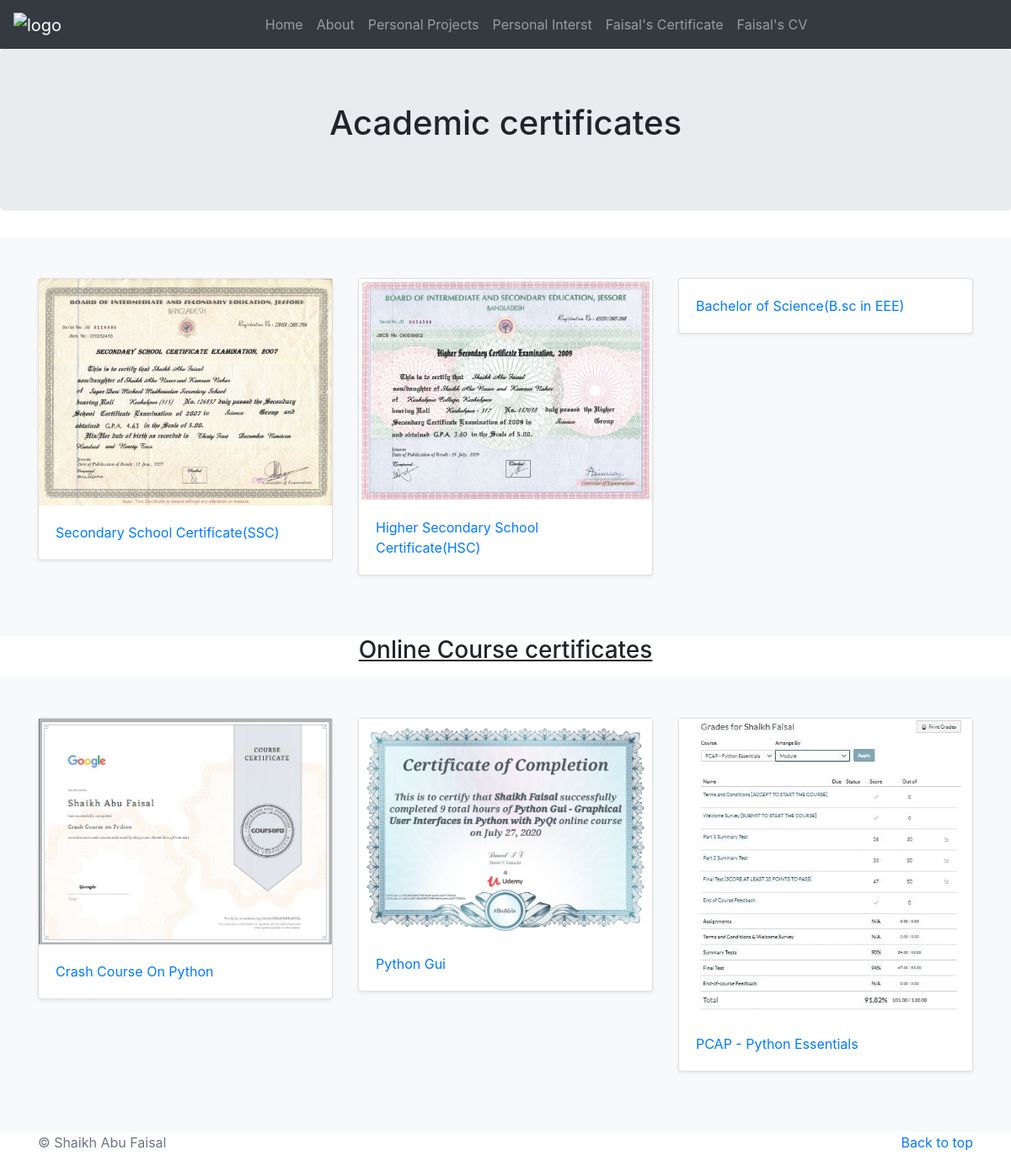
The app's page /certificate/ with its own data.
### my_protfolio/models.py (models this page shows, shortened)
class Sk_certificate(models.Model):
    Exam_Name=models.CharField(max_length=50)
    Roll_Number=models.IntegerField()
    Bord_Name=models.CharField(max_length=50)
    Result=models.FloatField()
    Certificate_Image = models.ImageField(upload_to='all_image/')
    def __str__(self):
        return self.Exam_Name

class Sk_online_course(models.Model):
    Course_Name=models.CharField(max_length=50)
    Institute_Name=models.CharField(max_length=50)
    Result=models.CharField(max_length=40,null="")
    Course_Image = models.ImageField(upload_to='all_image/')

### my_protfolio/views.py (the view)
# urls.py: path('certificate/', views.certificate_view, name='certificate'),
def certificate_view(request):
    certificates=Sk_certificate.objects.all()
    Online_Course=Sk_online_course.objects.all()
    print(certificates)
    context={
         'certificates': certificates,
         'Online_Course': Online_Course
    }
    return render(request,'Certificate.html',context)

### templates/Certificate.html (shortened to what this page needs)
{% extends 'base.html'%}
{% block contant%}
<main role="main">
    <section class="jumbotron text-center">
      <div class="container">
        <h1>Academic certificates</h1>
      </div>
    </section>
    <div class="album py-5 bg-light">
      <div class="container">
        <div class="row">
          {% for i in certificates %}
          <div class="col-md-4">
            <div class="card mb-4 shadow-sm">
             <img style="width: 100%; height=200%;" src="{{i.Certificate_Image.url}}" alt="">
              <div class="card-body">
                <a href="/cerdetails/{{i.pk}}">{{i.Exam_Name}}</a>
              </div>
            </div>
          </div>
          {% endfor %}
          </div>
      </div>
    </div>
  </main>
  <section class="text-center">
    <div class="container">
      <h3 style="text-decoration-line: underline;">Online Course certificates</h3>
    </div>
  </section>
  <div class="album py-5 bg-light">
    <div class="container">
      <div class="row">
        {% for i in Online_Course %}
        <div class="col-md-4">
          <div class="card mb-4 shadow-sm">
           <img style="width: 100%; height=200%;" src="{{i.Course_Image.url}}" alt="">
            <div class="card-body">
              <a href="/Coursedetails/{{i.pk}}">{{i.Course_Name}}</a>
            </div>
          </div>
        </div>
        {% endfor %}
        </div>
    </div>
  </div>
  <footer class="text-muted">
    <div class="container">
      <p class="float-right">
        <a href="#">Back to top</a>
      </p>
      <p> &copy; Shaikh Abu Faisal</p>
    </div>
  </footer>
{% endblock %}

### templates/base.html (shortened to what this page needs)
<!DOCTYPE html>
<html lang="en">
<head>
  <link rel="stylesheet" href="https://maxcdn.bootstrapcdn.com/bootstrap/4.5.0/css/bootstrap.min.css">
</head>
<body>
<nav class="navbar navbar-expand-sm  navbar-dark bg-dark ">
   <a class="navbar-brand" href="{% url 'Home'%}">
    <img src="https://lh3.googleusercontent.com/dCECeYvL8RX2kIZBb6ZfnuUip3H3-wRhB8qflL0m7UNBe3yxXkdD8mz4GBdxdgk4OFqRbsqLa5uGJDlVVL_tdRuFgJIPA1kj6Z5tlsT7qigRfkq7pa1wMrpvSd4O23NIbyU70e0fMZRgJibNcSWezplpASwXT1VrUdAcaHV3JXEMXf1-HmOAWn6ZowS57PCBN7ciHhKX9YNX0EnN0ruuqvvatHp1lyfnERimqEdHgmOtKUrhM1d5PfHM4bFVu3XKS4XO-qbluU3_YblhupehvKjjGhfbkYvV-_F5bfC8nnMABq40X8rrltBhlTsBi9WMAx4fWkSSe12M9eZYas8kIQ2DDcLHO6_fJ_d6BC9gZoiHnQg_9kQSEFVVt6WUySl2fLeDLulodMBn5X46vxsDAxu5TPfkG0jL6PggXm7pXJvoaTygBfiUYk5EuQDy3ADxe2ALkCEkCc0imhVQzVpWxrLcEAE172P890zQEXWvB1-Qm_3ZZBqwzDa3W2XGS_eUOvtA4ny0W3tXj8jDn4FnE3PDHXFdOToFfiORRT_rpFKEIDUSAAyw6wQIPl1Arxv-EFIpp2ortjANqxB9oMLxeVP45hrqElzJfcY63ZMJGcsA-QopQSqR5bpnndwG6vcZjluC3mqvXgu9TDEprKhWv0Qh_-B2rmztyeK1AsSNGKcRqASod7SQZhrVirhP=w692-h576-no?authuser=0" alt="logo" style="height:50px; width:90px;"">
   </a>
  <ul class="navbar-nav mr-auto ml-auto">
    <li class="nav-item">
      <a class="nav-link" href="{% url 'Home'%}">Home</a>
    </li>
      <a class="nav-link" href="{% url 'About'%}">About</a>
    <li class="nav-item">
      <a class="nav-link" href="{% url 'Personal_project'%}">Personal Projects</a>
    </li>
    <li class="nav-item">
      <a class="nav-link" href="/Personal_interest">Personal Interst</a>
    </li>
    <li class="nav-item">
        <a class="nav-link" href="/certificate">Faisal's Certificate</a>
      </li>
    <li class="nav-item">
        <a class="nav-link" href="/cv">Faisal's CV</a>
      </li>
  </ul>
</nav>
<div class="containe">
{% block contant%}
{% endblock %}
</div>
</body>
</html>

### records on screen
Sk_certificate: Certificate_Image (picture), Exam_Name "Secondary School Certificate(SSC)"
Sk_certificate: Certificate_Image (picture), Exam_Name "Higher Secondary School Certificate(HSC)"
Sk_certificate: Exam_Name "Bachelor of Science(B.sc in EEE)"
Sk_online_course: Course_Image (picture), Course_Name "Crash Course On Python"
Sk_online_course: Course_Image (picture), Course_Name "Python Gui"
Sk_online_course: Course_Image (picture), Course_Name "PCAP - Python Essentials"
